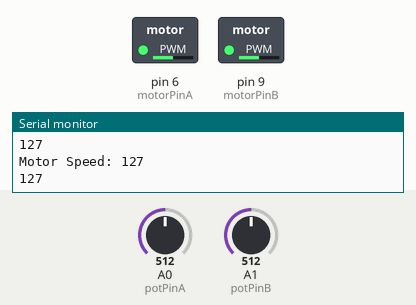
This sketch was run on a simulated Arduino Uno, built with avr-gcc and run on an emulated ATmega328P. Parts: switched loads named in the sketch (green lamp = pin HIGH), the last lines printed to the serial monitor. The test bench sets the inputs (shaded band); at power-on: A0 (potPinA) = 512, A1 (potPinB) = 512.

Above: at 1.2 s.
1.3 s: A0 (potPinA) set to 716
At 2.0 s:
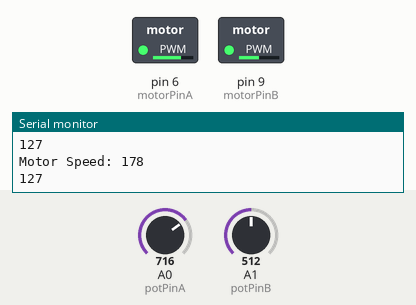
2.8 s: A1 (potPinB) set to 716
At 3.5 s:
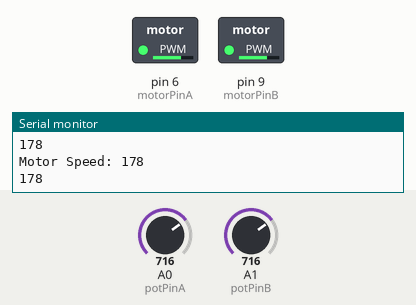
4.3 s: A0 (potPinA) set to 900
At 4.9 s:
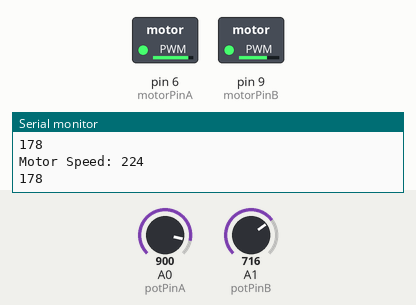
5.8 s: A1 (potPinB) set to 900
At 6.3 s:
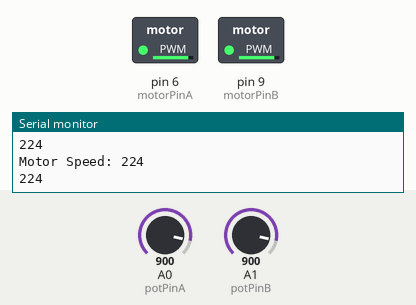
7.3 s: A0 (potPinA) set to 306
At 7.7 s:
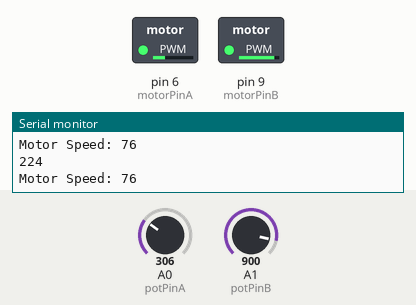
8.8 s: A1 (potPinB) set to 122
At 10.3 s:
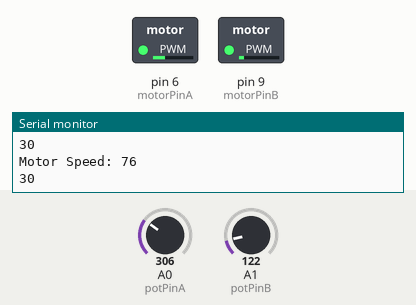
Timing chart, 0 to 11.3 s (numbered marks = the images above; inputs shaded):
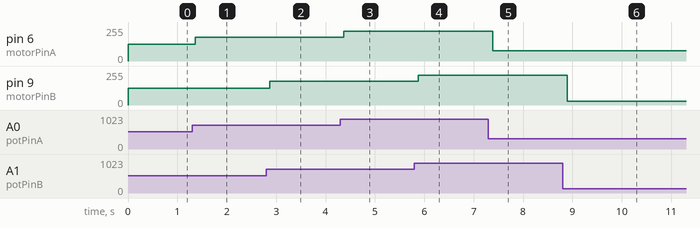

Measured:
- after the input at 1.3 s, pin 6 (motorPinA): 127/255 → 178/255 after 0.06 s
- after the input at 2.8 s, pin 9 (motorPinB): 127/255 → 178/255 after 0.07 s
- after the input at 4.3 s, pin 6 (motorPinA): 178/255 → 224/255 after 0.07 s
- after the input at 5.8 s, pin 9 (motorPinB): 178/255 → 224/255 after 0.08 s
- after the input at 7.3 s, pin 6 (motorPinA): 224/255 → 76/255 after 0.09 s
- after the input at 8.8 s, pin 9 (motorPinB): 224/255 → 30/255 after 0.10 s

The sketch:

cargadbasforhealf.ino
```cpp
int motorPinA = 6;
int motorPinB = 9;
int potPinA = A0;
int potPinB = A1;

void setup() {
  Serial.begin(9600);
  pinMode(motorPinA, OUTPUT);
  pinMode(motorPinB, OUTPUT);
}

void loop() {
  int readingA = analogRead(potPinA);
  int readingB = analogRead(potPinB);
  int motorSpeedA = map(readingA, 0, 1023, 0, 255);
  int motorSpeedB = map(readingB, 0, 1023, 0, 255);
  analogWrite(motorPinA, motorSpeedA);
  analogWrite(motorPinB, motorSpeedB);

  Serial.print("Motor Speed: ");
  Serial.println(motorSpeedA);
  Serial.println(motorSpeedB);
  delay(150);
}
```
